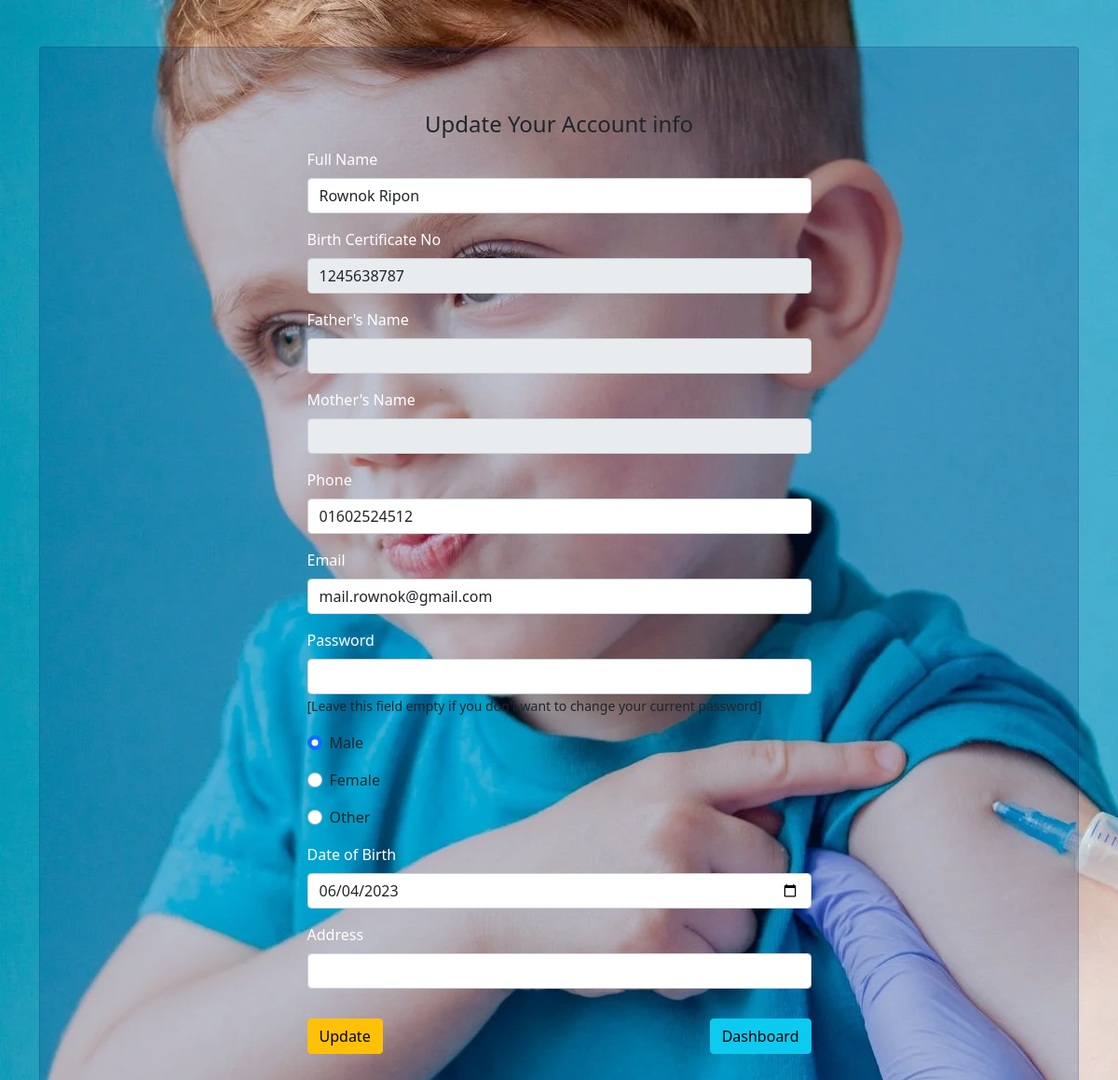
Screenshot of /Generals/UpdateProfile.php (signed in) with the database file from the repository.
### tables this page shows
CREATE TABLE `general_user` (
  `id` int(11) NOT NULL,
  `Name` varchar(125) NOT NULL,
  `Email` varchar(125) NOT NULL,
  `Pass` varchar(255) NOT NULL,
  `NID` varchar(125) NOT NULL,
  `Phone` varchar(125) NOT NULL,
  `Gender` varchar(15) NOT NULL,
  `DOB` date NOT NULL,
  `address` varchar(254) NOT NULL,
  `fathersName` varchar(254) NOT NULL,
  `mothersName` varchar(254) NOT NULL,
  `conPass` varchar(254) NOT NULL
);

### Generals/UpdateProfile.php (the view, shortened to what this page needs)
<?php
if (session_status() == PHP_SESSION_NONE) {
    if(isset($_SESSION['userdata'])){
    	echo "<script> location.href='../index.php'; </script>";
		exit();
    }else if(isset($_SESSION['GenLuserdata'])){
    	$conn = mysqli_connect('localhost', 'root', '', 'vaccinated_db');
?>
<!DOCTYPE html>
<html>
<head>
	<link href="https://cdn.jsdelivr.net/npm/bootstrap@5.0.2/dist/css/bootstrap.min.css" rel="stylesheet">
</head>
<body>
	<?php
		$ID = $_SESSION['GenLid'];
		$Find_Qry = "SELECT * FROM general_user WHERE id = '$ID'";
		$RS = mysqli_query($conn, $Find_Qry);
		if($Dat = mysqli_fetch_assoc($RS)){
	?>
	<div class="container">
		<div class="card">
  		<div class="card-body">
		<legend class="mt-5 text-center">Update Your Account info</legend>
		<form method="post" class="mx-auto" style="width: 50%;">
			<div class="mb-3">
				<label class="form-label">Full Name</label>
				<input type="text" class="form-control" name="Name" value="<?php echo $Dat['Name']; ?>" pleaceholder="Please Enter Your Full Name" required>
			</div>
			<div class="mb-3">
				<label class="form-label">Birth Certificate No</label>
				<input type="number" class="form-control" value="<?php echo $Dat['NID']; ?>" pleaceholder="Please Enter Your NID number" disabled>
			</div>
			<div class="mb-3">
				<label class="form-label">Father's Name</label>
				<input type="text" class="form-control" value="<?php echo $Dat['fathersName']; ?>" pleaceholder="Please Enter Your NID number" disabled>
			</div>
			<div class="mb-3">
				<label class="form-label">Mother's Name</label>
				<input type="text" class="form-control" value="<?php echo $Dat['mothersName']; ?>" pleaceholder="Please Enter Your NID number" disabled>
			</div>
			<div class="mb-3">
				<label class="form-label">Phone</label>
				<input type="text" class="form-control" name="Phone" value="<?php echo $Dat['Phone']; ?>" pleaceholder="Please Enter Your Contact number" required>
			</div>
			<div class="mb-3">
				<label class="form-label">Email</label>
				<input type="email" class="form-control" name="Email" value="<?php echo $Dat['Email']; ?>" pleaceholder="Please Enter Your Email" required>
			</div>
			<div class="mb-3">
				<label class="form-label">Password</label>
				<input type="password" class="form-control" name="Password">
				<small>[Leave this field empty if you don't want to change your current password]</small>
			</div>
			<div class="mb-3 form-check">
				<input type="radio" class="form-check-input" name="Gender" value="Male" <?php if($Dat['Gender']=="Male") {echo "checked";} ?> required>
				<label class="form-check-label"> Male </label>
			</div>
			<div class="mb-3 form-check">
				<input type="radio" class="form-check-input" name="Gender" value="Female" <?php if($Dat['Gender']=="Female") {echo "checked";} ?>>
				<label class="form-check-label"> Female </label>
			</div>
			<div class="mb-3 form-check">
				<input type="radio" class="form-check-input" name="Gender" value="Other" <?php if($Dat['Gender']=="Other") {echo "checked";} ?>>
				<label class="form-check-label"> Other </label>
			</div>
			<div class="mb-3">
				<label class="form-label">Date of Birth</label>
				<input type="date" class="form-control" name="DOB" pleaceholder="yyyy-mm-dd" value="<?php echo $Dat['DOB']; ?>" required>
			</div>
			<div class="mb-3">
				<label class="form-label">Address</label>
				<input type="text" class="form-control" name="address"  value="<?php echo $Dat['address']; ?>" required>
			</div>
			<input type="submit" class="btn btn-warning mt-3 mb-4" name="Update" value="Update">
			<a href="Dashboard.php" class="btn btn-info mt-3 mb-4 float-end">Dashboard</a>
		</form>
	<?php } ?>
	</div>
	</div>
	</div>
</body>
</html>
<?php
    }else{
    	echo "<script> location.href='../index.php'; </script>";
		exit();
    }
}else{
	echo "<script> location.href='../index.php'; </script>";
	exit();
}
?>

### Generals/UpdateProfile.php (style rules this page uses)
body { background-image: url("../dist/img/bg.png"); }
.card { margin-top: 50px; background: #002b7936; }
.form-label { color:#fff; }

### rows the page displays
general_user: Name "Rownok Ripon", NID "1245638787", Phone "01602524512", Email "mail.rownok@gmail.com", Gender "☑", DOB "06/04/2023"
